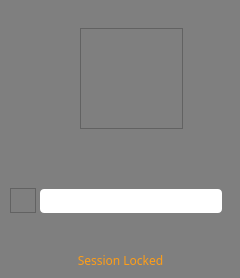
<?xml version="1.0" encoding="UTF-8"?>
<ui version="4.0">
 <class>unlock</class>
 <widget class="QDialog" name="unlock">
  <property name="geometry">
   <rect>
    <x>0</x>
    <y>0</y>
    <width>240</width>
    <height>278</height>
   </rect>
  </property>
  <property name="windowTitle">
   <string>Login</string>
  </property>
  <property name="windowIcon">
   <iconset resource="images.qrc">
    <normaloff>:/new/images/operator.png</normaloff>:/new/images/operator.png</iconset>
  </property>
  <property name="styleSheet">
   <string notr="true">background-color: rgb(127, 127, 127);</string>
  </property>
  <widget class="QFrame" name="useravatar">
   <property name="geometry">
    <rect>
     <x>80</x>
     <y>28</y>
     <width>103</width>
     <height>101</height>
    </rect>
   </property>
   <property name="styleSheet">
    <string notr="true">image: url(:/new/images/operator.png);</string>
   </property>
   <property name="frameShape">
    <enum>QFrame::StyledPanel</enum>
   </property>
   <property name="frameShadow">
    <enum>QFrame::Raised</enum>
   </property>
  </widget>
  <widget class="QLabel" name="username">
   <property name="geometry">
    <rect>
     <x>4</x>
     <y>141</y>
     <width>233</width>
     <height>41</height>
    </rect>
   </property>
   <property name="font">
    <font>
     <family>Arial Unicode MS</family>
     <pointsize>14</pointsize>
     <weight>75</weight>
     <bold>true</bold>
    </font>
   </property>
   <property name="styleSheet">
    <string notr="true">
color: rgb(255, 194, 11);</string>
   </property>
   <property name="text">
    <string/>
   </property>
   <property name="alignment">
    <set>Qt::AlignCenter</set>
   </property>
  </widget>
  <widget class="QLineEdit" name="passwordedit">
   <property name="geometry">
    <rect>
     <x>40</x>
     <y>189</y>
     <width>182</width>
     <height>24</height>
    </rect>
   </property>
   <property name="font">
    <font>
     <family>Arial Unicode MS</family>
     <pointsize>9</pointsize>
     <weight>75</weight>
     <bold>true</bold>
    </font>
   </property>
   <property name="styleSheet">
    <string notr="true">color: rgb(127, 0, 63); 
background-color: rgb(255, 255, 255);
border-radius: 4px;
</string>
   </property>
   <property name="maxLength">
    <number>30</number>
   </property>
   <property name="echoMode">
    <enum>QLineEdit::Password</enum>
   </property>
   <property name="alignment">
    <set>Qt::AlignCenter</set>
   </property>
  </widget>
  <widget class="QFrame" name="passwordlogo">
   <property name="geometry">
    <rect>
     <x>10</x>
     <y>188</y>
     <width>26</width>
     <height>25</height>
    </rect>
   </property>
   <property name="styleSheet">
    <string notr="true">image: url(:/new/images/password.ico);</string>
   </property>
   <property name="frameShape">
    <enum>QFrame::StyledPanel</enum>
   </property>
   <property name="frameShadow">
    <enum>QFrame::Raised</enum>
   </property>
  </widget>
  <widget class="QLabel" name="label">
   <property name="geometry">
    <rect>
     <x>40</x>
     <y>250</y>
     <width>161</width>
     <height>20</height>
    </rect>
   </property>
   <property name="font">
    <font>
     <family>Arial Unicode MS</family>
    </font>
   </property>
   <property name="styleSheet">
    <string notr="true">color: rgb(255, 158, 23);</string>
   </property>
   <property name="text">
    <string>Session Locked</string>
   </property>
   <property name="alignment">
    <set>Qt::AlignCenter</set>
   </property>
  </widget>
 </widget>
 <resources>
  <include location="images.qrc"/>
 </resources>
 <connections/>
</ui>
